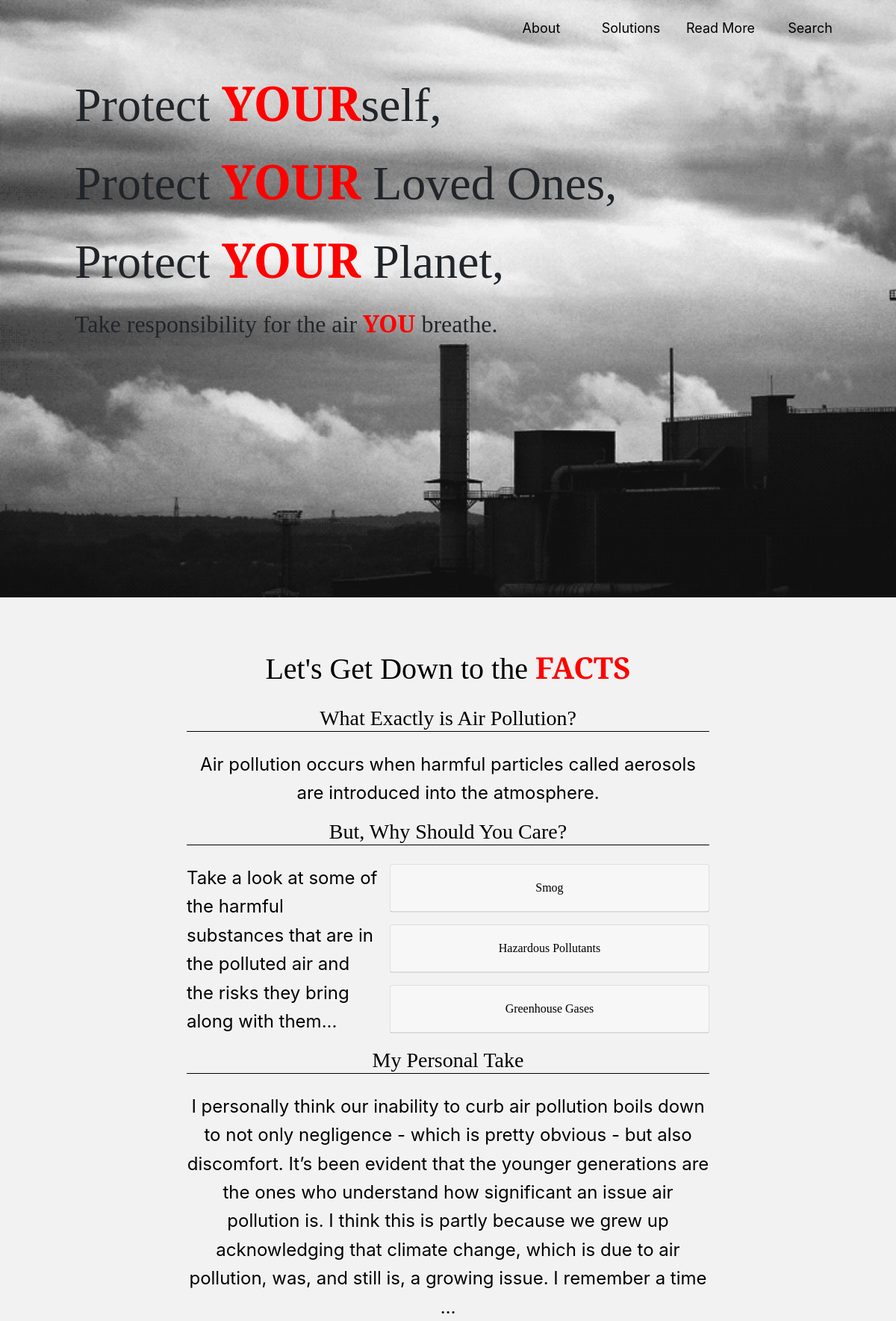
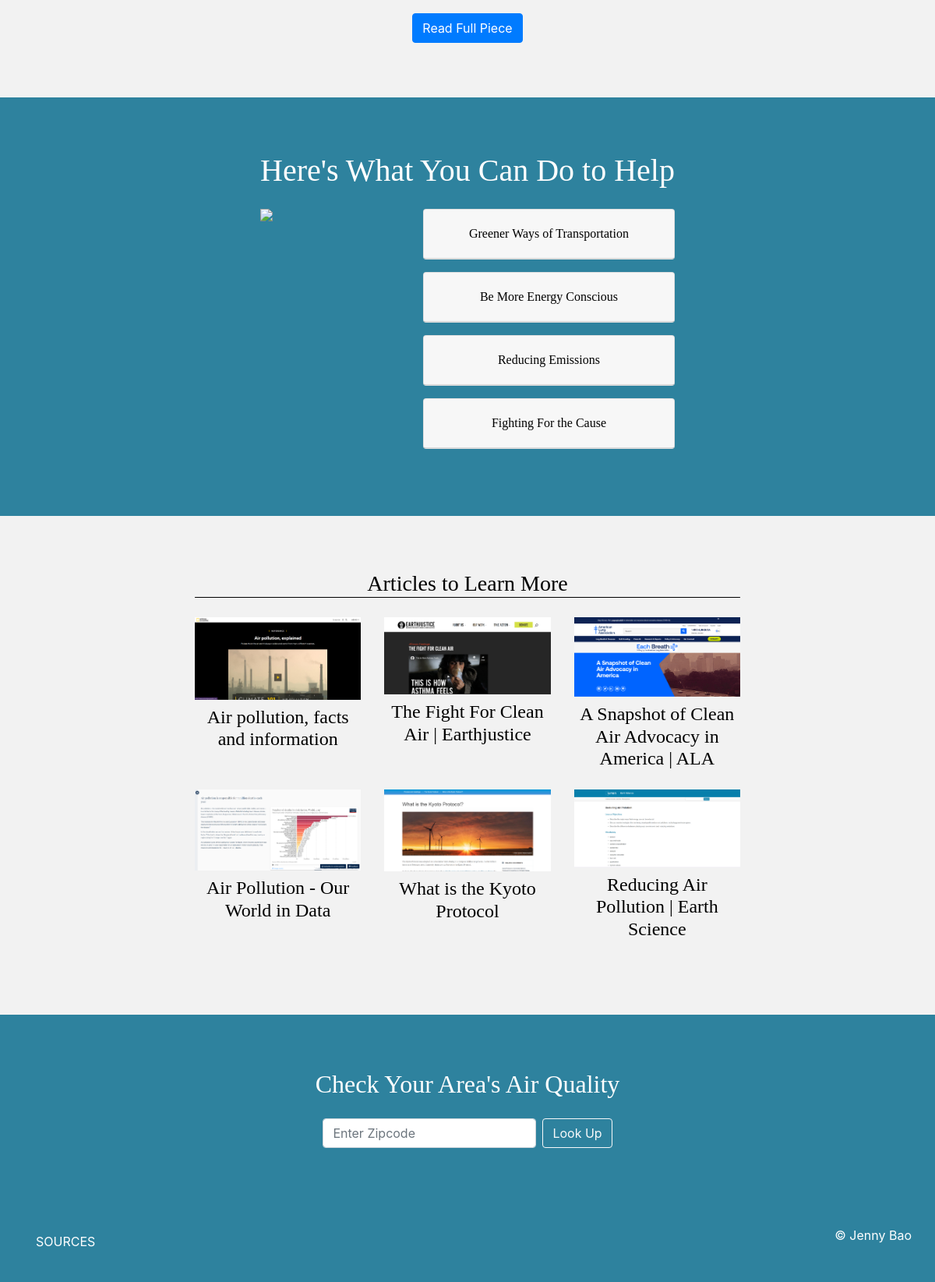
The page / on the database its author committed (2 pictures, top to bottom).
### core/models.py (models this page shows, shortened)
class Effects(models.Model):
    draft = models.CharField(max_length=30)
    cause = models.TextField()
    body = models.TextField()

class Opinion(models.Model):
    draft = models.CharField(max_length=30)
    body = models.TextField()

class Solutions(models.Model):
    draft = models.CharField(max_length=30)
    body = models.TextField()

class ReadMore(models.Model):
    name = models.CharField(max_length=50)
    url = models.URLField(blank=True)
    image = models.ImageField(upload_to='images')

### core/views.py (the view)
# urls.py: 2. Add a URL to urlpatterns:  path('', views.home, name='home')
def home(request):
    effects = Effects.objects.all()
    solutions = Solutions.objects.all()
    readmores = ReadMore.objects.all()
    opinions = Opinion.objects.all()
    return render(request, 'core/home.html', {'effects': effects, 'solutions': solutions, 'readmores': readmores, 'opinions': opinions,})

### core/templates/core/home.html (shortened to what this page needs)
<!DOCTYPE html>
<html lang="en">
{% extends 'core/base.html' %}
{% load static %}
{% block content %}
    <div class="main-container" style="background-image: url('{% static 'core/pollution.gif' %}');">
        <section id="landing-page">
            <h1>Protect <b>YOUR</b>self,</h1>
            <h1>Protect <b>YOUR</b> Loved Ones,</h1>
            <h1>Protect <b>YOUR</b> Planet,</h1>
            <h2>Take responsibility for the air <b>YOU</b> breathe.</h2>
        </section>
    </div>
    <div class="white-container">
        <section id="about-section">
            <div>
                <h1>Let's Get Down to the <b>FACTS</b></h1>
            </div>
            <h3>What Exactly is Air Pollution?</h3>
            <p>Air pollution occurs when harmful particles called aerosols are introduced into the atmosphere.</p>
            <h3>But, Why Should You Care?</h3>
            <div id="effects-section">
                <div style="flex:0.6; text-align: left">
                    <p>Take a look at some of the harmful substances that are in the polluted air and the risks they bring along with them...</p>
                </div>
                <div style="flex:1; padding-left: 15px" id="accordion">
                    {% for effect in effects %}
                    <div class="form-group">
                        <div class="card">
                            <div class="card-header" id="{{effect.draft.0}}">
                                <h5 class="mb-0">
                                    <button class="btn btn-link btn-md btn-block" data-toggle="collapse" data-target="#collapse{{effect.draft.0}}" aria-expanded="false" aria-controls="collapse{{effect.draft.0}}">
                                        {{effect.draft}}
                                    </button>
                                </h5>
                            </div>
                        </div>
                    </div>
                    {% endfor %}
                </div>
            </div>
            <h3>My Personal Take</h3>
            <div>
                <p>{{opinions.0.body|truncatechars:419}}</p>
                <a href="{% url 'detail' %}"><button class="btn btn-primary">Read Full Piece</button></a>
            </div>
        </section>
    </div>
    <div class="color-container">
        <section id="solution-section">
            <h1>Here's What You Can Do to Help</h1>
            <div id="solutions-section">
                <div id="img-container">
                    <img src="{% static 'core/switching.gif' %}">
                    <br>
                    <br>
                </div>
                <div style="flex:1; padding-left: 15px" id="accordion2">
                    {% for solution in solutions %}
                    <div class="form-group">
                        <div class="card">
                            <div class="card-header" id="{{solution.draft.4}}">
                                <h5 class="mb-0">
                                    <button class="btn btn-link btn-md btn-block" data-toggle="collapse" data-target="#collapse{{solution.draft.4}}" aria-expanded="false" aria-controls="collapse{{solution.draft.4}}">
                                        {{solution.draft}}
                                    </button>
                                </h5>
                            </div>
                        </div>
                    </div>
                    {% endfor %}
                </div>
            </div>
        </section>
    </div>
    <div class="white-container">
        <section id="learn-section">
            <h3>Articles to Learn More</h3>
            <section id="project-section" class="row">
                {% for article in readmores %}
                <div class="col-lg-4 col-md-6">
                    {% if article.url %}
                    <a href="{{ article.url }}" target="_blank">
                      <img src="{{ article.image.url }}" class="img-fluid mb-2">
                    </a>
                        {% else %}
                        <img src="{{ article.image.url }}" class="img-fluid mb-2">
                        {% endif %}
                    <a href="{{ article.url }}" target="_blank">
                        <h4>{{ article.name }}</h4>
                    </a>
                </div>
                {% endfor %}
            </section>
        </section>
    </div>
    <div class="color-container">
        <section id="search-section">
            <h2>Check Your Area's Air Quality</h2>
            <form action="{% url 'info' %}" class="form-inline my-2 my-lg-0" method="POST">
              <input class="form-control mr-sm-2" type="search" placeholder="Enter Zipcode" aria-label="Search" name="zipcode">
              <button class="btn btn-outline-light my-2 my-sm-0" type="submit">Look Up</button>
            </form>
        </section>
    </div>
    <footer>
        <a class="nav-link" target="_blank" href="{% static 'core/air_pollution_sources.pdf' %}">SOURCES</a>
        &copy; Jenny Bao
    </footer>
{% endblock %}

### core/static/core/default.css (style rules this page uses)
body { line-height: 1.6; height: 100vh; }
b { color: red; }
a { text-decoration: none; color: black; }
img { width: 100%; }
h1, h2, h3, h4, h5 { margin-bottom: 25px; font-family: 'Arvo', serif; }
h3 { border-bottom: 1px solid black; }
.btn-link { color: #000000; }
.main-container { width: 100%; height: 100vh; padding: 100px; background-repeat: no-repeat; background-size: cover; }
.color-container { background: #2e829e; width: 100%; display: flex; align-items: center; justify-content: center; color: #fff; padding: 70px; padding-left: 250px; padding-right: 250px; }
.white-container { display: flex; flex-direction: column; width: 100%; display: flex; align-items: center; justify-content: center; background: #f2f2f2; color: black; padding: 70px; padding-left: 250px; padding-right: 250px; }
#effects-section { display: flex; }
#solutions-section { display: flex; }
#landing-page { display: flex; flex-direction: column; align-items: flex-start; justify-content: flex-start; text-align: left; width: 100%; height: 100vh; }
#landing-page h1 { font-size: 4em; }
#search-section { display: flex; justify-content: center; flex-direction: column; align-items: center; }
section { text-align: center; }
section p { font-size: 1.5rem; }
#img-container { flex:0.6; display: flex; flex-direction: column; }
footer { background: #2e829e; color: #fff; display: flex; justify-content: space-between; padding: 30px; }
footer a { color: #fff; }

### rows shown on the page
Effects: draft "Smog"
Effects: draft "Hazardous Pollutants"
Effects: draft "Greenhouse Gases"
Opinion: body "I personally think our inability to curb air pollution boils down to not only negligence - which is pretty obvious - but also discomfort. It’s been evident that the younger generations are the ones who understand how significant an issue air pollution is. I think this is partly because we grew up acknowledging that climate change, which is due to air pollution, was, and still is, a growing issue. I remember a time …"
Solutions: draft "Greener Ways of Transportation"
Solutions: draft "Be More Energy Conscious"
Solutions: draft "Reducing Emissions"
Solutions: draft "Fighting For the Cause"
ReadMore: image (picture), name "Air pollution, facts and information"
ReadMore: image (picture), name "The Fight For Clean Air | Earthjustice"
ReadMore: image (picture), name "A Snapshot of Clean Air Advocacy in America | ALA"
ReadMore: image (picture), name "Air Pollution - Our World in Data"
ReadMore: image (picture), name "What is the Kyoto Protocol"
ReadMore: image (picture), name "Reducing Air Pollution | Earth Science"
